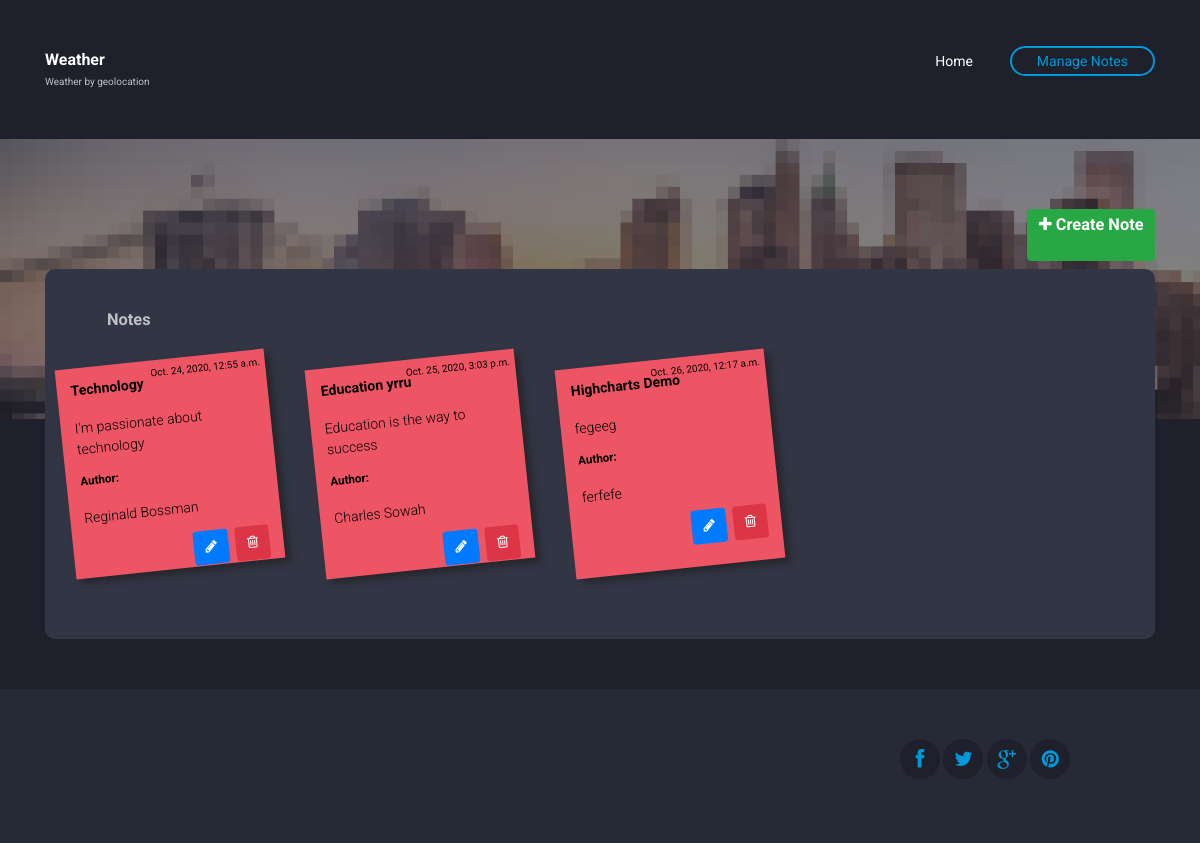
Screenshot of /notes/index/ with the database file from the repository.
### NotesApp/models.py (models this page shows)
class NotesApp(models.Model):
    title = models.CharField(max_length=100, default='Technology')
    content = models.TextField()
    author = models.CharField(max_length=50)
    pub_date = models.DateTimeField(default=now, blank=True)

### NotesApp/views.py (the view)
# urls.py: path('index/', views.index, name='index'),
def index(request):
    notes = NotesApp.objects
    return render(request, 'notes/index.html', {'notes': notes})

### NotesApp/templates/Notes/index.html (shortened to what this page needs)
{% extends 'weather/base.html' %}
{% block content %}
{% load static %}
<div class="forecast-container">
    <div class="forecast">
        <div class="panel panel-default" style="margin: 20px;">
            <br>
            <div class="panel-heading ml-5"><h3>Notes</h3></div>
        <div class="panel-body">
            <div class="container bootstrap snippet">
                <div class="row">
                    <ul class="notes">
                        {% for note in notes.all %}
                        <li>
                            <div class="rotate-1 red-bg" {% if}>
                                <small>{{ note.pub_date}}</small>
                                <h4>{{ note.title}}</h4>
                                <p>{{ note.content}}</p>
                                <p><h5>Author:</h5> {{ note.author}}</p>
                                <a href="/notes/delete/{{note.id}}" class="btn btn-danger pull-right" ><i class="fa fa-trash-o"></i></a>
                                <a href="/notes/edit/{{note.id}}" class="btn btn-primary pull-right mr-2"><i class="fa fa-pencil"></i></a>
                            </div>
                        </li>
                        {% endfor%}
                    </ul>
                </div>
            </div>
    </div>
</div>
</div>
{% endblock content %}

### templates/weather/base.html (shortened to what this page needs)
{% load static %}
<!DOCTYPE html>
<html lang="en">
<head>
  <link rel="stylesheet" href="https://stackpath.bootstrapcdn.com/bootstrap/4.3.1/css/bootstrap.min.css">
  <link href="{% static '/fonts/font-awesome.min.css' %}" rel="stylesheet" type="text/css" />
  <link rel="stylesheet" href="{% static '/css/style.css' %}" />
</head>
<body>
  <div class="site-content">
    <div class="site-header">
      <div class="container">
        <a href="index.html" class="branding">
          <div class="logo-type">
            <h1 class="site-title">Weather</h1>
            <small class="site-description">Weather by geolocation</small>
          </div>
        </a>
        <div class="main-navigation">
          <ul class="menu">
            {% url 'home' as home %}
            <li {% if request.get_full_path == home %}
                   class="menu-item current-menu-item"
                {% else %}
                   class="menu-item"
                {% endif %}
            >
            <a  href="{% url 'home' %}">Home</a>
            </li>
            {% url 'index' as index %}
            <li {% if request.get_full_path == index %}
                   class="menu-item current-menu-item"
                   {% else %}
                   class="menu-item"
                {% endif %}
            >
            <a href="{% url 'index' %}">Manage Notes</a></li>
          </ul>
        </div>
      </div>
    </div>
    {% url 'index' as index_url %}
    {% url 'edit' as edit_url %}
    {% if request.get_full_path == index_url or request.get_full_path == edit_url %}
    <div class="hero" data-bg-image="{% static '/images/banner.png' %}">
      <div class="container">
         <a href="{% url 'create' %}" class="btn btn-success pull-right"><h3><span class="fa fa-plus"></span> Create Note</h3></a>
      </div>
    </div>
    {% else  %}
    <div class="hero" data-bg-image="{% static '/images/banner.png' %}">
    </div>
    {% endif%}
    <div class="forecast-table">
      <div class="container">{% block content %} {% endblock content %}</div>
    </div>
    <footer class="site-footer">
      <div class="container">
        <div class="row">
          <div class="col-md-8"></div>
          <div class="col-md-3 col-md-offset-1">
            <div class="social-links">
              <a href="#"><i class="fa fa-facebook"></i></a>
              <a href="#"><i class="fa fa-twitter"></i></a>
              <a href="#"><i class="fa fa-google-plus"></i></a>
              <a href="#"><i class="fa fa-pinterest"></i></a>
            </div>
          </div>
        </div>
      </div>
    </footer>
  </div>
</body>
</html>

### rows the page displays
NotesApp: pub_date "Oct. 24, 2020, 12:55 a.m.", title "Technology", content "I'm passionate about technology", author "Reginald Bossman"
NotesApp: pub_date "Oct. 25, 2020, 3:03 p.m.", title "Education yrru", content "Education is the way to success", author "Charles Sowah"
NotesApp: pub_date "Oct. 26, 2020, 12:17 a.m.", title "Highcharts Demo", content "fegeeg", author "ferfefe"
